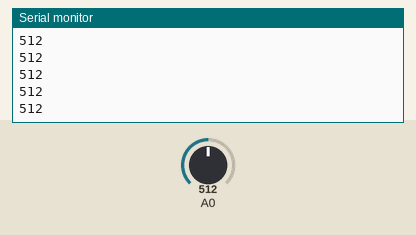
Recording of a sketch running on a simulated Arduino Uno, built with avr-gcc and run on an emulated ATmega328P. Parts: the last lines printed to the serial monitor. The inputs (shaded band) are chosen by the test bench; at power-on: A0 = 512.

Above: at 1.2 s.
1.3 s: A0 set to 716
At 1.8 s:
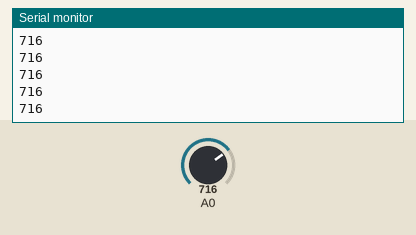
2.8 s: A0 set to 900
At 3.4 s:
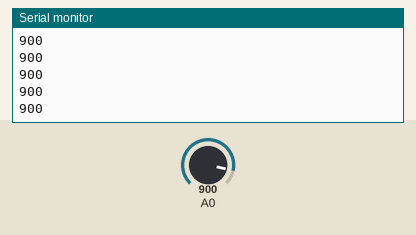
Timing chart, 0 to 5.8 s (numbered marks = the images above; inputs shaded):
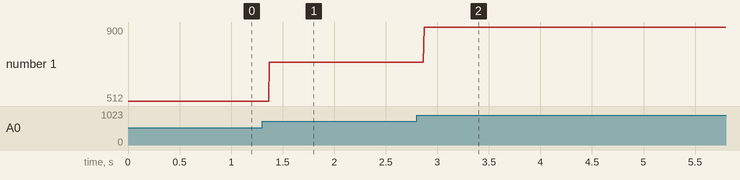

Measured:
- after the input at 1.3 s, the serial monitor: prints a new line after 0.07 s (image 1)
- after the input at 2.8 s, the serial monitor: prints a new line after 0.07 s (image 2)
- plotted number 1: 512 → 716 after the input at 1.3 s, 716 → 900 after the input at 2.8 s

The sketch:

analog_input.ino
```cpp
/*
  Analog Input
 Demonstrates analog input by reading analog sensors on pins A0, A1, and A2
 */

int sensorValue0 = 0; //value read from proximity sensor
//int sensorValue1 = 0; //value read from piezo sensor
//int sensorValue2 = 0; //value read from force sensitive resistor

void setup(){
  //Serial monitor
  Serial.begin(9600);
  // note that analog inputs do not require pin mode settings

}

void loop(){

// Here we read in the sensors on the analog pins using analogRead
  sensorValue0 = analogRead(A0);
//  sensorValue1 = analogRead(A1);
//  sensorValue2 = analogRead(A2);

// Use the Serial Monitor to watch the sensor
  Serial.println(sensorValue0);

//  Serial.print(" "); // leaves a blank space
//  Serial.print(sensorValue1);
//  Serial.print(" "); // leaves a blank space
//  Serial.println(sensorValue2); // makes a new line

}
```
